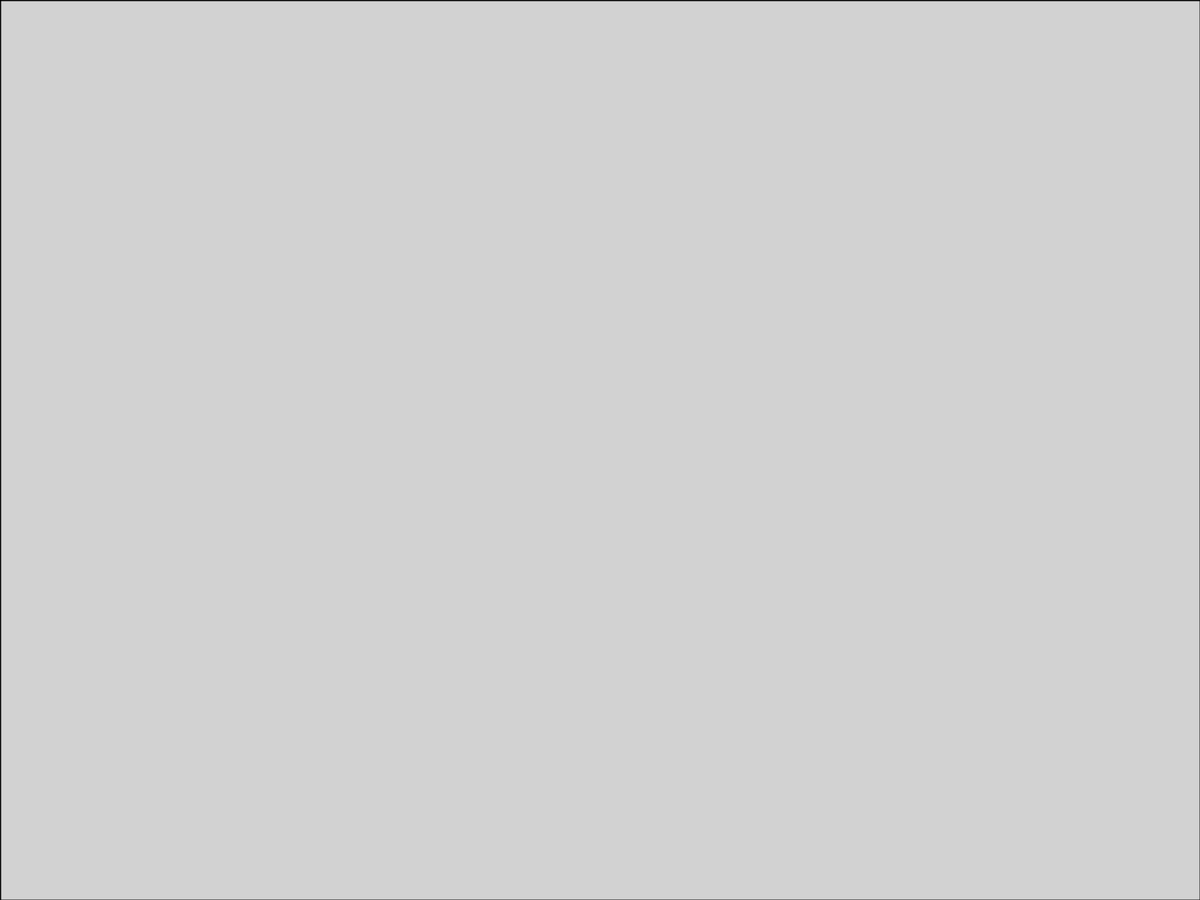
Frame 1 (no input)
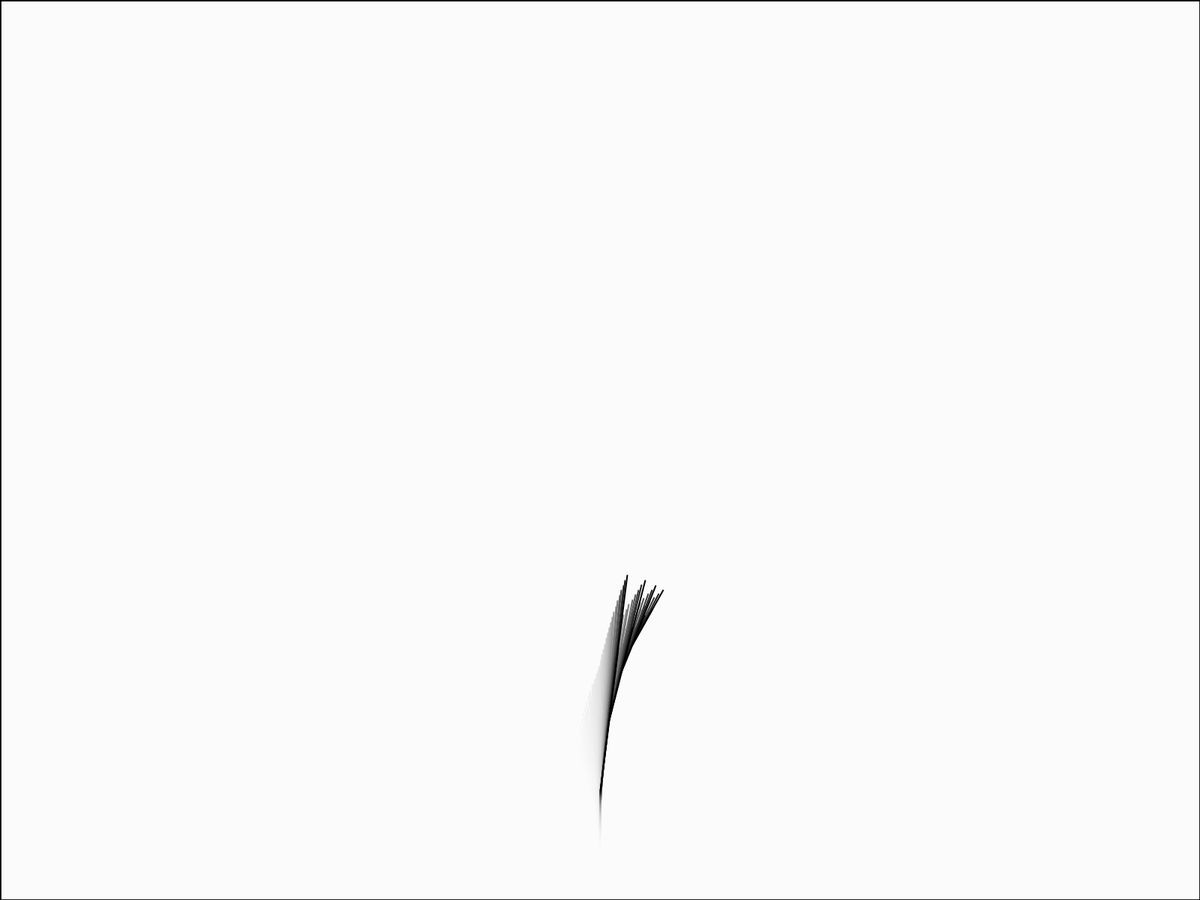
Frame 60 (the mouse pressed at the canvas centre just before this capture)
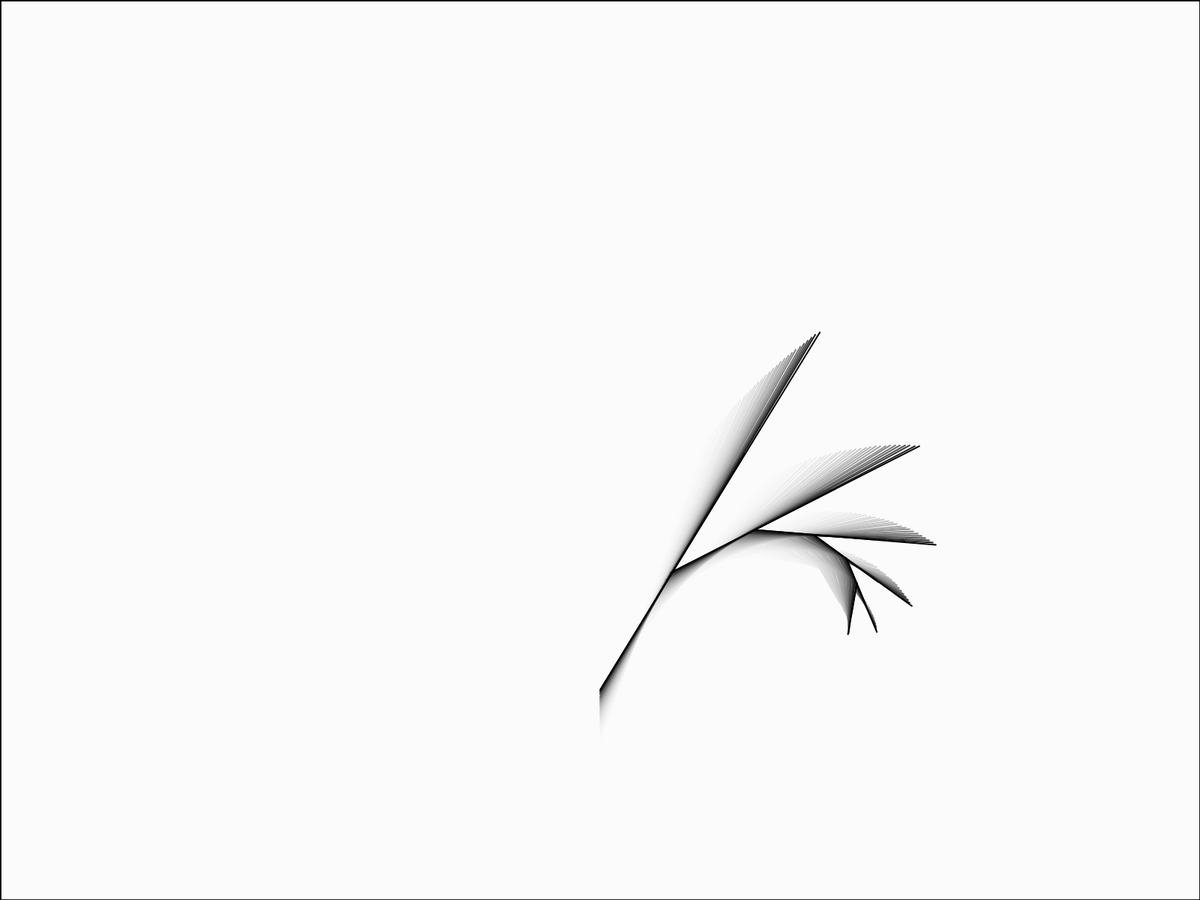
Frame 120 (the mouse held since frame 60 and released just before this capture)

The Processing sketch that drew these frames (run headless with seeded random() and noise(); from frame 60 on, the mouse is pressed at the canvas centre):

// Processing sketch: E_tree
// ── E_tree.pde
/*
* NOTA IMPORTANTE: Los colores son demasiado brillosos, podrían ser demasiado intensos para algunos :v
*/

float angle = PI/6;
float t = 0;
float size = 300;
float centerY, centerX;

void setup() {
  fullScreen();
  centerX = width/2;
  centerY = height/2;
  stroke(0);
  strokeWeight(2);
  colorMode(HSB);
}

void draw() {
  update();
  translate(centerX, height);
  beginShape(TRIANGLE_FAN);
  branch(size);
  
}

void update() {
  // Cleaner
  fill(255, 30);
  rect(0,0,width,height);
  // 
  angle = abs(sin(t)*PI/2)-0.33;
  size = abs(sin(t)*500);
  t += 0.005;
}

void branch(float len) {
  vertex(0,0);
  vertex(0,-len * 2);
  //line(0, 0, 0, -len);
  translate(0, -len);
  // Si seguimos la regla del conjunto de Cantor, el tamaño de las nuevas iteraciones es igual a 2/3 = 0.66
  len *= 0.66;
  // La función se llamará recursivamente mientras la longitud de la rama sea mayor a 3
  // Esta validación podría cambiarse por un número máximo de iteraciones
  if (len > 20) {
    drawBranch(angle, len);
    drawBranch(-angle, len);
  } else {
    endShape();
  }
}

void drawBranch(float angle, float len) {
  // Guardar estado de transformación de la rama. (Rotación, traslación)
  pushMatrix();
  rotate(angle);
  branch(len);
  popMatrix();
}
